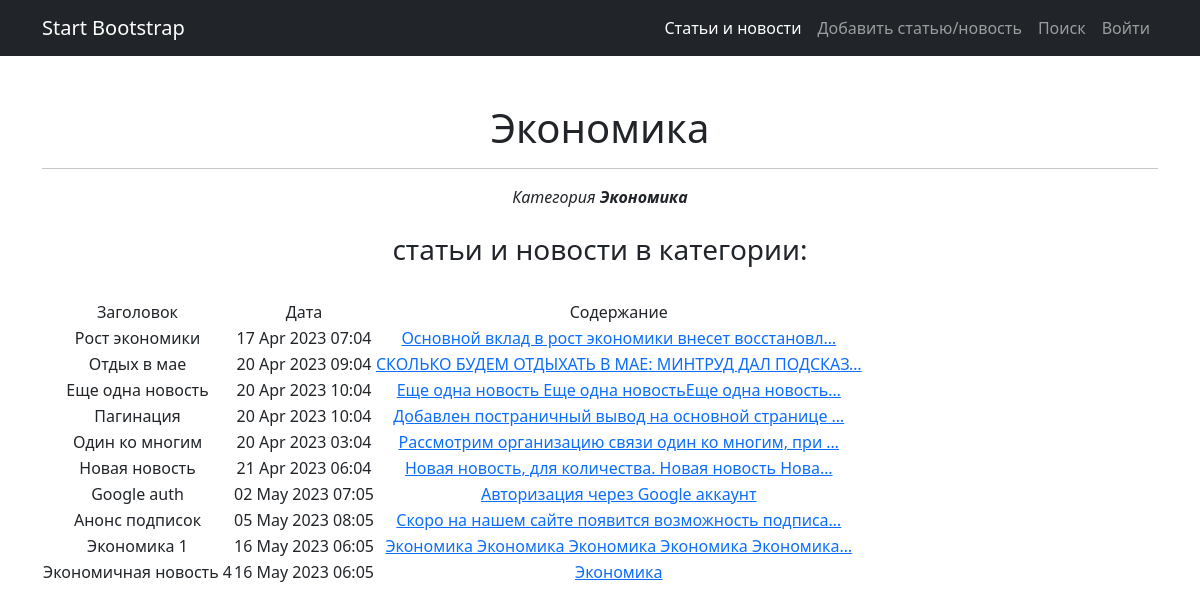
The page /news/category/3/ on the database its author committed.
### news/models.py (models this page shows, shortened)
class Category (models.Model):
    name = models.CharField(max_length=255, unique=True)
    subscribers=models.ManyToManyField(User, blank=True)

class Post (models.Model):
    author = models.ForeignKey(Author, on_delete=models.CASCADE)
    article='AR'
    news='NW'
    POST_TYPES=[
        (article, 'Статья'),
        (news,'Новость')
    ]
    postType=models.CharField(max_length=2, choices=POST_TYPES, default=news)
    dateTimeCreate=models.DateTimeField(auto_now_add=True)
    postCategory=models.ManyToManyField(Category, through='PostCategory')
    title=models.CharField(max_length=255)
    text=models.TextField()
    postRating=models.IntegerField(default=0)

### news/views.py (the view)
# urls.py: path('category/<int:pk>/', PostCategory.as_view(), name = 'category'),
class PostCategory(ListView):
    model = Post
    template_name = 'category.html'
    context_object_name = 'posts'  # это имя списка, в котором будут лежать все объекты, его надо указать, чтобы обратиться к самому списку объектов через HTML-шаблон
    queryset = Post.objects.order_by('-id') # это если без формы поиска
    ordering = ['-dateTimeCreate']
    def get_queryset(self):
        id = self.kwargs.get('pk')
        cat = Category.objects.get(pk=id)
        queryset = Post.objects.filter(postCategory=cat)
        queryset.category = cat
        return queryset
    def get_context_data(self, **kwargs):
        context = super().get_context_data(**kwargs)
        user = self.request.user
        id = self.kwargs.get('pk')
        category = Category.objects.get(pk=id)
        if category:
           context['category'] = category
        else:
            context['category'] = False
        if hasattr(user, 'email'):  # подписаться могут только авторизованные пользователи (у них есть user.email)
            subscribed = category.subscribers.filter(email=user.email)
            context['not_subscribed'] = not subscribed
        return context

### news/templatetags/news_filters.py (called while the page is built)
@register.filter(name='censor') # регистрируем наш фильтр под именем censor, чтоб django понимал, что это именно фильтр, а не простая функция
def censor(value): # первый аргумент здесь — это то значение, к которому надо применить фильтр, т.е. примерно следующее будет в шаблоне value|censor
    for word in bad_words_list:
        value = value.replace(word, "")
    return value # возвращаемое функцией значение — это то значение, которое подставится к нам в шаблон

### templates/category.html (shortened to what this page needs)
{% extends 'default.html' %}
{% load news_filters %}
{% block content %}
{% if category %}
<h1>{{ category.name }}</h1>
<hr>
<div>
  <em>
    Категория
    <strong>{{ category.name }}</strong>
  </em>
</div>
<br>
<h3>статьи и новости в категории:</h3>
<br>
<table>
  <tr>
      <td>
          Заголовок
      </td>
      <td>
          Дата
      </td>
      <td>
          Содержание
      </td>
  </tr>
{% for post in posts %}
  <tr>
      <td>
          {{ post.title|censor }}
      </td>
      <td>
          {{ post.dateTimeCreate|date:'d M Y h:m' }}
      </td>
      <td>
          <a href="/news/{{ post.id }}">{{ post.text|censor|truncatechars:50 }}</a>
      </td>
  </tr>
{% endfor %}
</table>
{% else %}
<h1>Нет статей в выбранной категории</h1>
<hr>
Попробуйте выбрать другую категорию
{% endif %}
{% endblock content %}

### rows shown on the page
Category: name "Экономика"
Post: title|censor "Рост экономики", dateTimeCreate "17 Apr 2023 07:04", text|censor "Основной вклад в рост экономики внесет восстановл…"
Post: title|censor "Отдых в мае", dateTimeCreate "20 Apr 2023 09:04", text|censor "СКОЛЬКО БУДЕМ ОТДЫХАТЬ В МАЕ: МИНТРУД ДАЛ ПОДСКАЗ…"
Post: title|censor "Еще одна новость", dateTimeCreate "20 Apr 2023 10:04", text|censor "Еще одна новость Еще одна новостьЕще одна новость…"
Post: title|censor "Пагинация", dateTimeCreate "20 Apr 2023 10:04", text|censor "Добавлен постраничный вывод на основной странице …"
Post: title|censor "Один ко многим", dateTimeCreate "20 Apr 2023 03:04", text|censor "Рассмотрим организацию связи один ко многим, при …"
Post: title|censor "Новая новость", dateTimeCreate "21 Apr 2023 06:04", text|censor "Новая новость, для количества. Новая новость Нова…"
Post: title|censor "Google auth", dateTimeCreate "02 May 2023 07:05", text|censor "Авторизация через Google аккаунт"
Post: title|censor "Анонс подписок", dateTimeCreate "05 May 2023 08:05", text|censor "Скоро на нашем сайте появится возможность подписа…"
Post: title|censor "Экономика 1", dateTimeCreate "16 May 2023 06:05", text|censor "Экономика Экономика Экономика Экономика Экономика…"
Post: title|censor "Экономичная новость 4", dateTimeCreate "16 May 2023 06:05", text|censor "Экономика"
